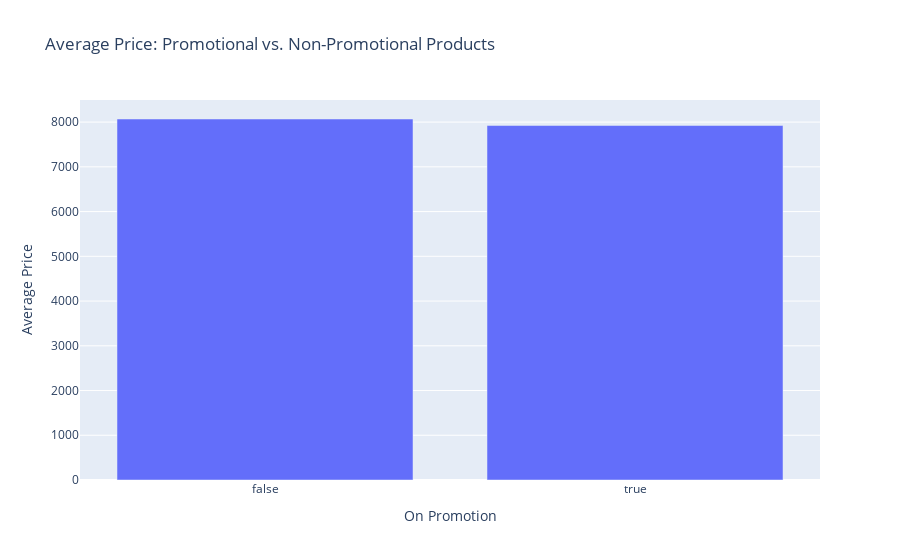

The notebook cell saved with this chart:
### Code cell
# Detecting Promotional Pricing Patterns

# Create a flag: True if a product has promotional details (i.e., not missing), False otherwise.
df_products["On_Promotion"] = df_products["Promotional Details"].notna()

# Compute average price for promotional and non-promotional items.
avg_price_promo = df_products.groupby("On_Promotion")["Price"].mean().reset_index()

# Create a bar chart to compare.
fig_promo = px.bar(avg_price_promo,
                   x="On_Promotion", 
                   y="Price",
                   title="Average Price: Promotional vs. Non-Promotional Products",
                   labels={"On_Promotion": "On Promotion", "Price": "Average Price"})

fig_promo.show()

### Figure 1 — Plotly figure (JSON) as saved in the notebook; plotly's stock layout.template omitted (floating-point values rounded to 4 significant figures)
{"data": [{"hovertemplate": "On Promotion=%{x}<br>Average Price=%{y}<extra></extra>", "legendgroup": "", "marker": {"color": "#636efa", "pattern": {"shape": ""}}, "name": "", "orientation": "v", "showlegend": false, "textposition": "auto", "type": "bar", "x": [false, true], "xaxis": "x", "y": [8069.0, 7923.0], "yaxis": "y"}], "layout": {"barmode": "relative", "legend": {"tracegroupgap": 0}, "title": {"text": "Average Price: Promotional vs. Non-Promotional Products"}, "xaxis": {"anchor": "y", "domain": [0, 1], "title": {"text": "On Promotion"}}, "yaxis": {"anchor": "x", "domain": [0, 1], "title": {"text": "Average Price"}}}}
